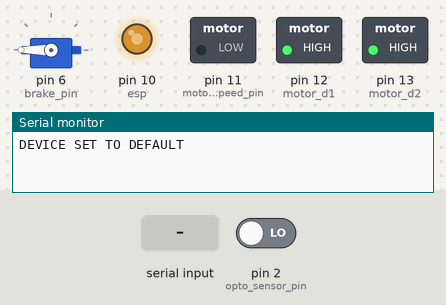
This sketch was run on a simulated Arduino Uno, built with avr-gcc and run on an emulated ATmega328P. Parts: servo, switched loads named in the sketch (green lamp = pin HIGH), output pins drawn as LEDs (lit = HIGH), the last lines printed to the serial monitor. The inputs (shaded band) are chosen by the test bench; at power-on: pin 2 (opto_sensor_pin) LOW. EEPROM starts erased.

Above: at 1.2 s.
1.3 s: "start process\n" received over Serial
At 1.8 s:
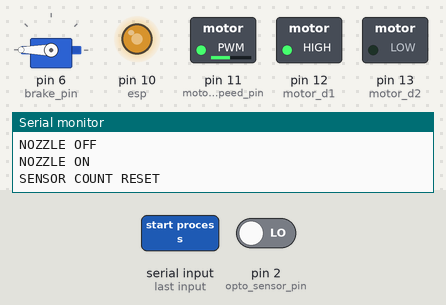
2.8 s: "brake\n" received over Serial
At 3.8 s:
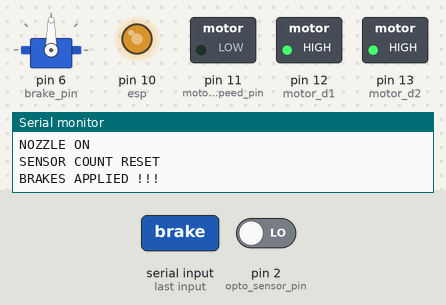
5.8 s: "left:\n" received over Serial
At 6.1 s:
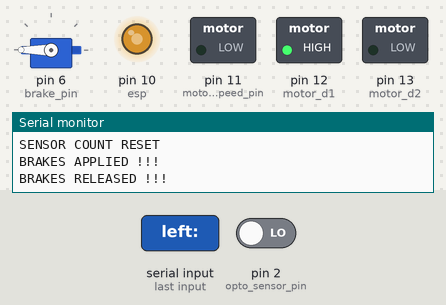
8.3 s: "right:\n" received over Serial
At 9.1 s:
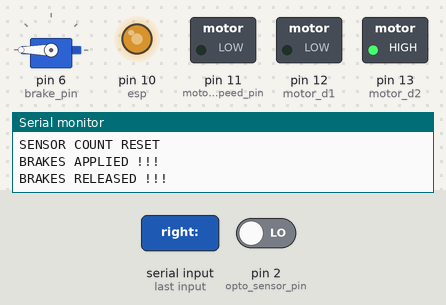
10.8 s: "idle run motor\n" received over Serial
At 11.5 s:
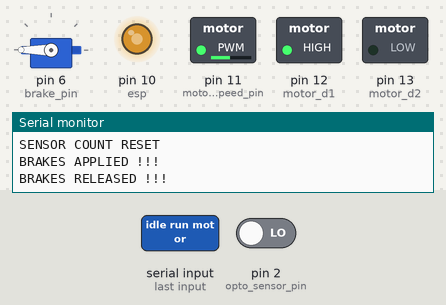
12.3 s: "stop\n" received over Serial
At 13.4 s:
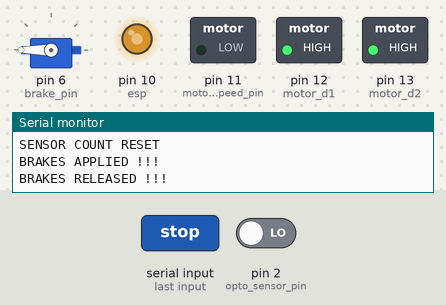
Timing chart, 0 to 14.8 s (numbered marks = the images above; inputs shaded):
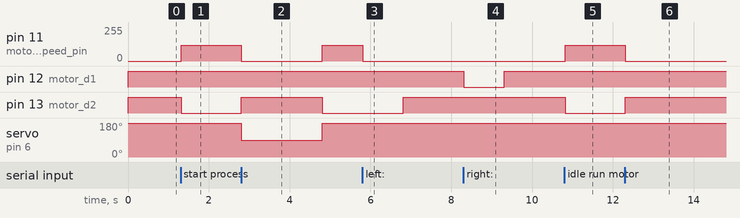

Measured:
- after the input at 1.3 s, pin 11 (motor_speed_pin): 0/255 → 120/255 at once; pin 13 (motor_d2): HIGH → LOW at once
- after the input at 2.8 s, pin 11 (motor_speed_pin): 120/255 → 0/255 at once, → 120/255 2.0 s later; pin 13 (motor_d2): LOW → HIGH at once, → LOW 2.0 s later; servo on pin 6 (brake_pin): 180° → 90° at once, → 180° 2.0 s later
- after the input at 5.8 s, pin 11 (motor_speed_pin): 120/255 → 0/255 at once; pin 13 (motor_d2): LOW → HIGH after 1.0 s
- after the input at 8.3 s, pin 12 (motor_d1): HIGH → LOW at once, → HIGH 1.0 s later
- after the input at 10.8 s, pin 11 (motor_speed_pin): 0/255 → 120/255 at once; pin 13 (motor_d2): HIGH → LOW at once
- after the input at 12.3 s, pin 11 (motor_speed_pin): 120/255 → 0/255 at once; pin 13 (motor_d2): LOW → HIGH at once

The sketch:

paint_machine.ino
```cpp
#include "E2PROMConf.h"
#include <Servo.h>
#include "paint_pins.h"

//Main Process
boolean run_process=false;
boolean nozzle_flg=false;
boolean phase_flg=false;
boolean sub_process=false;
boolean paint_process=false;
boolean motor_resumer=false;

boolean cut_flg=false;
//Motor
unsigned long motor_snp=0;
boolean motor_flg=false;

//Sensor
uint32_t cnt=0;
uint32_t rot=0;
uint32_t r_count=0;
boolean round_flg=false;
boolean high_flg=false;

boolean sensor_flg=false;
unsigned long read_snp=0;

//Brakes
Servo serv;
boolean brake_flg=false;
long brake_snp=0;

//Serial IO

void setup()
{
  Serial.begin(115200);
  digitalWrite(cut_pin,HIGH);
  digitalWrite(nozzle_pin,HIGH);
  pinMode(esp,OUTPUT);
  analogWrite(esp,166);
  beginMotor();
  beginOpto();
  initDefault();
  initBrake();
}

void loop()
{
  processHandle();
  motorProcess();
  //sensorReadProcess();
  brakeProcess();
}

//Main Process
void startProcess()
{
  stopProcess();
  run_process=true;
}

void stopProcess()
{
  motor_resumer=false;
  phase_flg=false;
  run_process=false;
  sub_process=false;
  stopMotor();
  nozzlePaint(false);
  brakeRelease();
}

void interruptProcess()
{
  Serial.println("PROCESS INTERRUPTED");
  stopProcess();
}

void processHandle()
{
  if(run_process)
  {
    if(!sub_process)
    {
      nozzlePaint(true);
      motor_resumer=true;
      resetCnt();
      phase_flg=true;
      sub_process=true;
      continousLeft();
    }
  }
}

void subProcessHandle()
{
  if(!sub_process)
  {
    return;
  }
  if(nozzle_flg)
  {
    if(cnt>=obj.opto_count)
    {
      nozzlePaint(false);
    }
  }
  else if(!nozzle_flg)
  {
    if(phase_flg&&cnt>obj.phase_count)
    {
      applyBrake();
      cut();
      phase_flg=false;
      Serial.println("Excecuted !!!");
    }
    if(!phase_flg&&cnt>=obj.round_cut)
    {
      sub_process=false;
    }
  }
}

void nozzlePaint(boolean a)
{
  nozzle_flg=a;
  if(a)
  {
    digitalWrite(nozzle_pin,LOW);
    Serial.println("NOZZLE ON");
  }
  else
  {
    digitalWrite(nozzle_pin,HIGH);
    Serial.println("NOZZLE OFF");
  }
}

void cut()
{
  Serial.println("ROUND CUT");
  cut_flg=true;
  digitalWrite(cut_pin,LOW);
  //delay(500);
}


//Motor

void beginMotor()
{
  pinMode(motor_speed_pin,OUTPUT);
  pinMode(motor_d1,OUTPUT);
  pinMode(motor_d2,OUTPUT);
  stopMotor();
}

void operateLeft(uint8_t a)
{
  motor_snp=millis();
  motor_flg=true;
  analogWrite(motor_speed_pin,a);
  digitalWrite(motor_d1,HIGH);
  digitalWrite(motor_d2,LOW);
}

void continousLeft()
{
  analogWrite(motor_speed_pin,obj.motor_speed);
  digitalWrite(motor_d1,HIGH);
  digitalWrite(motor_d2,LOW);
}

void operateRight(uint8_t a)
{
  motor_snp=millis();
  motor_flg=true;
  analogWrite(motor_speed_pin,a);
  digitalWrite(motor_d1,LOW);
  digitalWrite(motor_d2,HIGH);
}

void motorProcess()
{
  if(motor_flg&&(millis()-motor_snp)>=1000)
  {
    stopMotor();
  }
}

void stopMotor()
{
  motor_flg=false;
  analogWrite(motor_speed_pin,0);
  digitalWrite(motor_d1,HIGH);
  digitalWrite(motor_d2,HIGH);
}

//Sensor
void resetCnt()
{
  cnt=0;
  rot=0;
  r_count=0;
  Serial.println("SENSOR COUNT RESET");
}

void beginOpto()
{
  attachInterrupt(digitalPinToInterrupt(opto_sensor_pin),processHighLow,CHANGE);
}

/*
void sensorReadProcess()
{
  if(sensor_flg&&(millis()-read_snp)>=10000)
  {
    sensor_flg=false;
    Serial.println("SENSOR TIMEOUT");
    if(run_process)
    {
      interruptProcess();
      return;
    }
    resetCnt();
  }
}

void notifySensor()
{
  read_snp=millis();
  sensor_flg=true;
}
*/

void processHighLow()
{
  //notifySensor();
  if(high_flg&&digitalRead(opto_sensor_pin)==HIGH)
  {
    subProcessHandle();
    counter();
    high_flg=false;
  }
  if(!high_flg&&digitalRead(opto_sensor_pin)==LOW)
  {
    high_flg=true;
  }
}

void counter()
{
  cnt++;
  if((cnt%obj.opto_count)==0)
  {
    rot++;
    Serial.println("TOTAL ROTATIONS :- "+String(rot));
  }
  else
  {
    Serial.println("COUNT :- "+String(cnt));
  }
}
//Brakes
void initBrake()
{
  serv.attach(brake_pin);
  brakeRelease();
}

void brakePress()
{
  serv.write(obj.brake_angle);
}

void brakeRelease()
{
  serv.write(obj.brake_init_angle);
  if(cut_flg==true)
  {
    digitalWrite(cut_pin,HIGH);
    cut_flg=false;
  }
}

void brakeProcess()
{
  if(brake_flg&&((millis()-brake_snp)>=2000))
  {
    brakeRelease();
    brake_flg=false;
    Serial.println("BRAKES RELEASED !!!");
    if(motor_resumer)
    {
      continousLeft();
      motor_resumer=false;
    }
  }
}

void applyBrake()
{
  stopMotor();
  brake_snp=millis();
  brakePress();
  brake_flg=true;
  Serial.println("BRAKES APPLIED !!!");
}

//Serial IO

void cmd(String a)
{
  uint8_t op_spd=0;
  if(a.equals("echo"))
  {
    Serial.println("DEVICE ONLINE");
  }
  else if(a.equals("start process"))
  {
    Serial.println("PROCESS STARTING ...");
    startProcess();
  }
  else if(a.equals("stop process"))
  {
    Serial.println("PROCESS STOPPING ...");
    stopProcess();
  }
  else if(a.indexOf("left:")!=-1)
  {
    op_spd=(uint8_t)(a.substring(5).toInt()%256);
    operateLeft(op_spd);
  }
  else if(a.indexOf("right:")!=-1)
  {
    op_spd=(uint8_t)(a.substring(6).toInt()%256);
    operateRight(op_spd);
  }
  else if(a.equals("idle run motor"))
  {
    continousLeft();
  }
  else if(a.indexOf("stop")!=-1)
  {
    stopMotor();
  }
  else if(a.equals("brake"))
  {
    applyBrake();
  }
  else if(a.equals("erase"))
  {
    eraseData();
  }
  else if(a.indexOf("set")!=-1)
  {
    Serial.println(setCmd(a));
  }
  else if(a.indexOf("get")!=-1)
  {
    Serial.println(getCmd(a));
  }
  else
  {
    Serial.println("INVALID COMMAND");
  }
}

//Serial Operation

void serialEvent()
{
  String m="";
  char c='\0';
  while(Serial.available()>0)
  {
    delay(1);
    c=Serial.read();
    if(c=='\n'||c=='\r')
    {
      continue;
    }
    m+=c;
  }
  if(m=="")
  {
    return;
  }
  cmd(m);
}
```

E2PROMConf.h
```cpp
#include <EEPROM.h>

uint8_t project_code=(uint8_t)('P');
//Variables
typedef struct edata
{
  char code;
  uint8_t motor_speed;
  uint16_t opto_count;
  uint16_t phase_count;
  uint16_t round_cut;
  uint8_t brake_init_angle;
  uint8_t brake_angle;
}edata;

edata obj;
edata dflt;

//definitions
void initDefault();
String setCmd(String);
String getCmd(String);
void eraseData();
void updateObject();
void setMotorSpeed(int);
void setOptoCount(int);
void setPhaseCount(int);
void setRoundCut(int);
void setBrakeInitAngle(int);
void setBrakeAngle(int);

void initDefault()
{
  uint8_t chk;
  dflt.code=project_code;
  dflt.motor_speed=120;
  dflt.opto_count=8;
  dflt.phase_count=30;
  dflt.round_cut=40;
  dflt.brake_init_angle=180;
  dflt.brake_angle=90;
  EEPROM.get(0,chk);
  if(chk!=project_code)
  {
    EEPROM.put(0,dflt);
    Serial.println("DEVICE SET TO DEFAULT");
  }
  EEPROM.get(0,obj);
}

String setCmd(String a)
{
  int colon_indx=a.indexOf(':');
  if(colon_indx==-1)
  {
    return "INVALID COMMAND";
  }
  String basic_cmd=a.substring(0,colon_indx);
  if(basic_cmd.equals("set#motor_speed"))
  {
    setMotorSpeed(a.substring(colon_indx+1).toInt());
    return "MOTOR SPEED SET : "+String(obj.motor_speed);
  }
  else if(basic_cmd.equals("set#opto_count"))
  {
    setOptoCount(a.substring(colon_indx+1).toInt());
    return "OPTO COUNT SET : "+String(obj.opto_count);
  }
  else if(basic_cmd.equals("set#phase_count"))
  {
    setPhaseCount(a.substring(colon_indx+1).toInt());
    return "PHASE COUNT SET : "+String(obj.phase_count);
  }
  else if(basic_cmd.equals("set#round_cut"))
  {
    setRoundCut(a.substring(colon_indx+1).toInt());
    return "ROUND CUT SET : "+String(obj.round_cut);
  }
  else if(basic_cmd.equals("set#brake_init_angle"))
  {
    setBrakeInitAngle(a.substring(colon_indx+1).toInt());
    return "BRAKE INIT ANGLE SET : "+String(obj.brake_init_angle);
  }
  else if(basic_cmd.equals("set#brake_angle"))
  {
    setBrakeAngle(a.substring(colon_indx+1).toInt());
    return "Brake Angle SET : "+String(obj.brake_angle);
  }
  else
  {
    return "INVALID COMMAND";
  }
}

String getCmd(String a)
{
  if(a.equals("get#motor_speed"))
  {
    return "MOTOR SPEED : "+String(obj.motor_speed);
  }
  else if(a.equals("get#opto_count"))
  {
    return "OPTO COUNT : "+String(obj.opto_count);
  }
  else if(a.equals("get#phase_count"))
  {
    return "PHASE COUNT : "+String(obj.phase_count);
  }
  else if(a.equals("get#round_cut"))
  {
    return "ROUND CUT : "+String(obj.round_cut);
  }
  else if(a.equals("get#brake_init_angle"))
  {
    return "BRAKE INIT ANGLE : "+String(obj.brake_init_angle);
  }
  else if(a.equals("get#brake_angle"))
  {
    return "BRAKE ANGLE : "+String(obj.brake_angle);
  }
  else
  {
    return "INVALID COMMAND";
  }
}

void updateObject()
{
  EEPROM.put(0,obj);
}

void eraseData()
{
  EEPROM.put(0,dflt);
  EEPROM.get(0,obj);
  Serial.println("DEVICE SET TO DEFAULT");
}

void setMotorSpeed(int a)
{
  if(a>0&&a<=255)
  {
    obj.motor_speed=a;
    updateObject();
  }
}

void setOptoCount(int a)
{
  if(a>0&&a<=999)
  {
    obj.opto_count=a;
    updateObject();
  }
}

void setPhaseCount(int a)
{
  if(a>=0&&a<=obj.round_cut)
  {
    obj.phase_count=a;
    updateObject();
  }
}
void setRoundCut(int a)
{
  if(a>0&&a<=9999)
  {
    obj.round_cut=a;
    updateObject();
  }
}
void setBrakeInitAngle(int a)
{
  if(a>=0&&a<=255)
  {
    obj.brake_init_angle=a;
    updateObject();
  }
}
void setBrakeAngle(int a)
{
  if(a>=0&&a<=255)
  {
    obj.brake_angle=a;
    updateObject();
  }
}
```

paint_pins.h
```cpp
int opto_sensor_pin=2;
int brake_pin=6;
int motor_speed_pin=11;
int motor_d1=12;
int motor_d2=13;
int cut_pin=A0;
int nozzle_pin=A1;
int esp=10;
```
